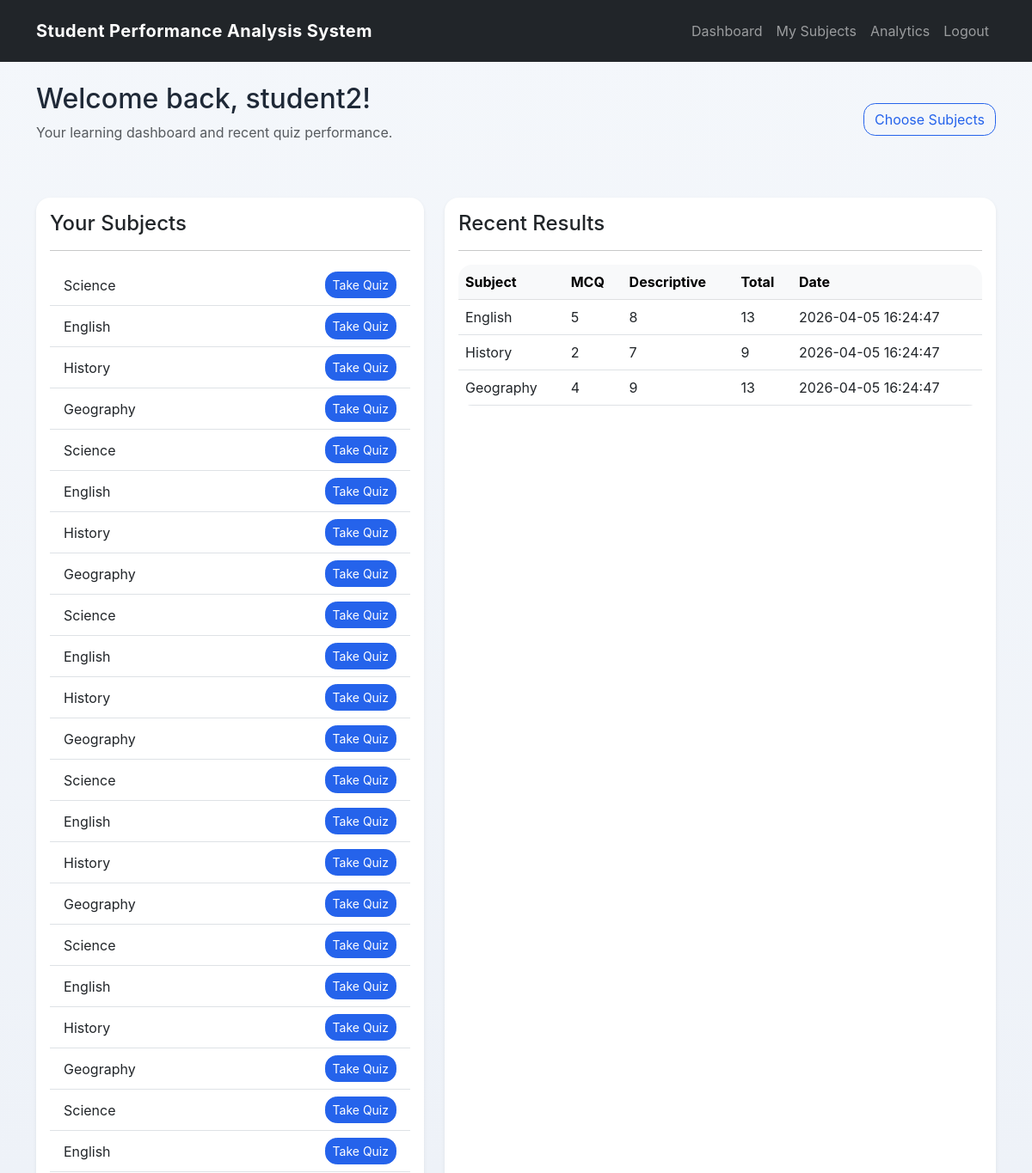
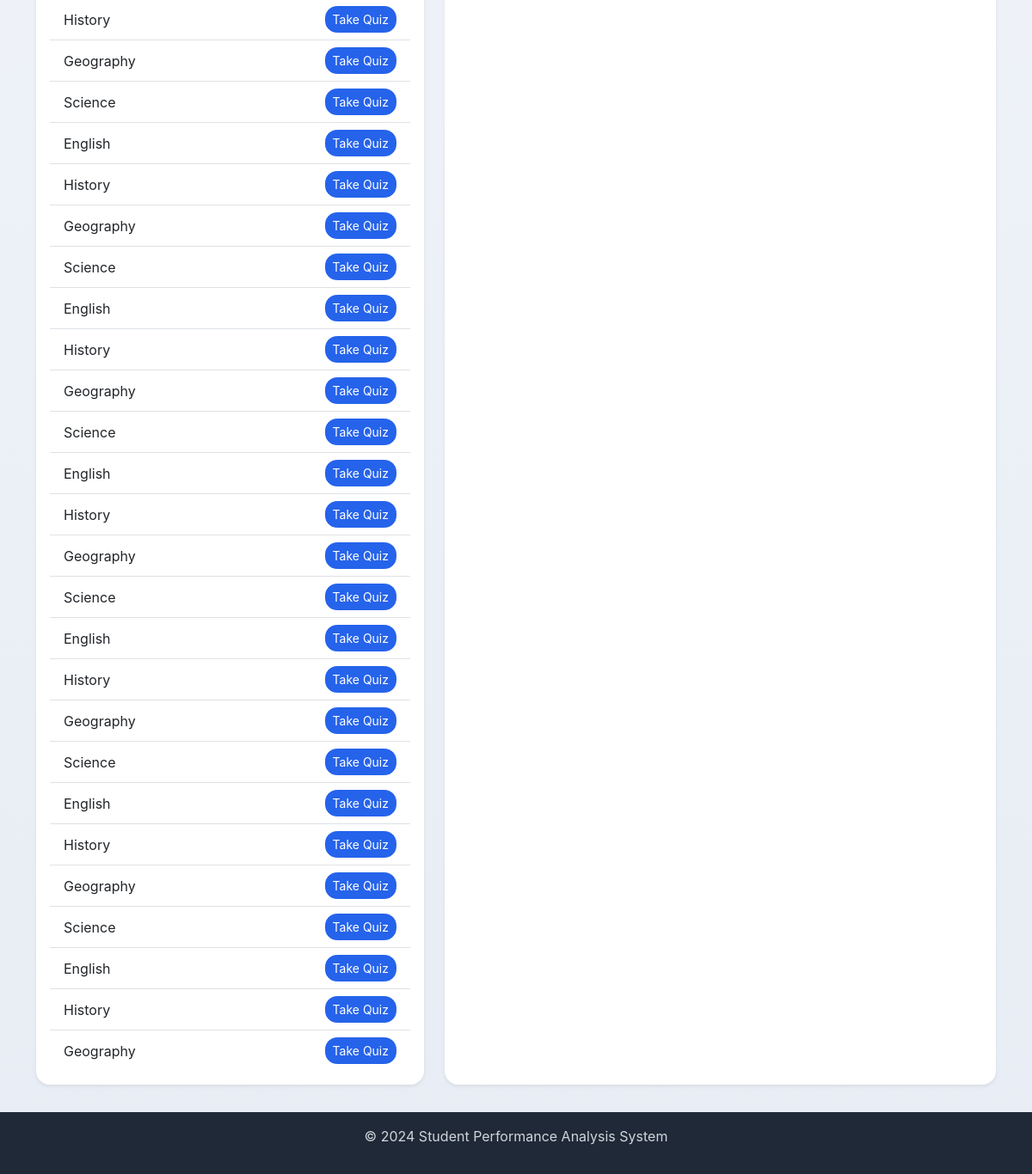
The app's page /student/dashboard (signed in) with its own data (2 pictures, top to bottom).
### tables this page shows
CREATE TABLE users (
        id INTEGER PRIMARY KEY AUTOINCREMENT,
        username TEXT UNIQUE NOT NULL,
        password TEXT NOT NULL,
        role TEXT NOT NULL,
        email TEXT,
        created_at TIMESTAMP DEFAULT CURRENT_TIMESTAMP
    );

CREATE TABLE subjects (
        id INTEGER PRIMARY KEY AUTOINCREMENT,
        name TEXT NOT NULL UNIQUE,
        created_at TIMESTAMP DEFAULT CURRENT_TIMESTAMP
    );

CREATE TABLE quiz_attempts (
        id INTEGER PRIMARY KEY AUTOINCREMENT,
        student_id INTEGER,
        subject_id INTEGER,
        mcq_score INTEGER DEFAULT 0,
        descriptive_score INTEGER DEFAULT 0,
        total_score INTEGER DEFAULT 0,
        status TEXT DEFAULT 'in_progress',
        attempted_at TIMESTAMP DEFAULT CURRENT_TIMESTAMP,
        FOREIGN KEY (student_id) REFERENCES users(id),
        FOREIGN KEY (subject_id) REFERENCES subjects(id)
    );

### routes/student_routes.py (the view)
@student_bp.route('/dashboard')
def dashboard():
    user = user_model.get_user_by_id(session['user_id'])
    subjects = quiz_model.get_student_subjects(session['user_id'])
    results = quiz_model.get_student_results(session['user_id'])
    return render_template('student_dashboard.html', user=user, subjects=subjects, results=results)

### models/quiz_model.py (called while the page is built)
    def get_student_subjects(self, student_id):
        conn = sqlite3.connect(self.db_path)
        cursor = conn.cursor()
        cursor.execute("""
            SELECT s.id, s.name FROM subjects s
            JOIN student_subjects ss ON s.id = ss.subject_id
            WHERE ss.student_id = ?
        """, (student_id,))
        subjects = cursor.fetchall()
        conn.close()
        return [{'id': s[0], 'name': s[1]} for s in subjects]

    def get_student_results(self, student_id):
        conn = sqlite3.connect(self.db_path)
        cursor = conn.cursor()
        cursor.execute("""
            SELECT qa.id, s.name, qa.mcq_score, qa.descriptive_score, qa.total_score, qa.attempted_at
            FROM quiz_attempts qa
            JOIN subjects s ON qa.subject_id = s.id
            WHERE qa.student_id = ? AND qa.status = 'completed'
            ORDER BY qa.attempted_at DESC
        """, (student_id,))
        results = cursor.fetchall()
        conn.close()
        return [{'id': r[0], 'subject': r[1], 'mcq_score': r[2], 'descriptive_score': r[3], 'total_score': r[4], 'attempted_at': r[5]} for r in results]

### models/user_model.py (called while the page is built)
    def get_user_by_id(self, user_id):
        conn = sqlite3.connect(self.db_path)
        cursor = conn.cursor()
        cursor.execute("SELECT id, username, role, email FROM users WHERE id = ?", (user_id,))
        user = cursor.fetchone()
        conn.close()
        if user:
            return {'id': user[0], 'username': user[1], 'role': user[2], 'email': user[3]}
        return None

### routes/student_routes.py (called while the page is built)
@student_bp.before_request
def require_student():
    if 'user_id' not in session or session.get('role') != 'student':
        return redirect(url_for('auth.login'))

### templates/student_dashboard.html (shortened to what this page needs)
{% extends "base.html" %}
{% block content %}
<div class="row mb-4">
    <div class="col-12">
        <div class="d-flex justify-content-between align-items-center mb-4">
            <div>
                <h2>Welcome back, {{ user.username }}!</h2>
                <p class="text-muted">Your learning dashboard and recent quiz performance.</p>
            </div>
            <a href="{{ url_for('student.select_subjects') }}" class="btn btn-outline-primary">Choose Subjects</a>
        </div>
    </div>
</div>
<div class="row gy-4">
    <div class="col-lg-5">
        <div class="card shadow-sm h-100">
            <div class="card-body">
                <h4 class="card-title">Your Subjects</h4>
                <hr>
                {% if subjects %}
                    <ul class="list-group list-group-flush">
                        {% for subject in subjects %}
                            <li class="list-group-item d-flex justify-content-between align-items-center">
                                <span>{{ subject.name }}</span>
                                <a href="{{ url_for('student.quiz', subject_id=subject.id) }}" class="btn btn-sm btn-primary">Take Quiz</a>
                            </li>
                        {% endfor %}
                    </ul>
                {% else %}
                    <p class="text-muted">No subjects selected yet.</p>
                {% endif %}
            </div>
        </div>
    </div>
    <div class="col-lg-7">
        <div class="card shadow-sm h-100">
            <div class="card-body">
                <h4 class="card-title">Recent Results</h4>
                <hr>
                {% if results %}
                    <div class="table-responsive">
                        <table class="table table-hover align-middle mb-0">
                            <thead class="table-light">
                                <tr>
                                    <th>Subject</th>
                                    <th>MCQ</th>
                                    <th>Descriptive</th>
                                    <th>Total</th>
                                    <th>Date</th>
                                </tr>
                            </thead>
                            <tbody>
                                {% for result in results %}
                                    <tr>
                                        <td>{{ result.subject }}</td>
                                        <td>{{ result.mcq_score }}</td>
                                        <td>{{ result.descriptive_score }}</td>
                                        <td>{{ result.total_score }}</td>
                                        <td>{{ result.attempted_at }}</td>
                                    </tr>
                                {% endfor %}
                            </tbody>
                        </table>
                    </div>
                {% else %}
                    <p class="text-muted">You haven't completed any quizzes yet.</p>
                {% endif %}
            </div>
        </div>
    </div>
</div>
{% endblock %}

### static/css/style.css (style rules this page uses)
body { font-family: 'Inter', system-ui, -apple-system, BlinkMacSystemFont, 'Segoe UI', sans-serif; background: linear-gradient(180deg, #f4f7fb 0%, #e8edf5 100%); color: #1f2937; }
.card { border: none; border-radius: 1rem; box-shadow: 0 20px 60px rgba(15, 23, 42, 0.08); }
body .card { background: #ffffff; }
.btn { border-radius: 0.85rem; }
.btn-primary { background-color: #2563eb; border-color: #2563eb; }
.btn-outline-primary { color: #2563eb; border-color: #2563eb; }
.table { border-radius: 1rem; overflow: hidden; }
.table th, .table td { vertical-align: middle; }

### records on screen
users: username "student2"
subjects: name "Science"
subjects: name "English"
subjects: name "History"
subjects: name "Geography"
quiz_attempts: subject "English", mcq_score "5", descriptive_score "8", total_score "13", attempted_at "2026-04-05 16:24:47"
quiz_attempts: subject "History", mcq_score "2", descriptive_score "7", total_score "9", attempted_at "2026-04-05 16:24:47"
quiz_attempts: subject "Geography", mcq_score "4", descriptive_score "9", total_score "13", attempted_at "2026-04-05 16:24:47"
